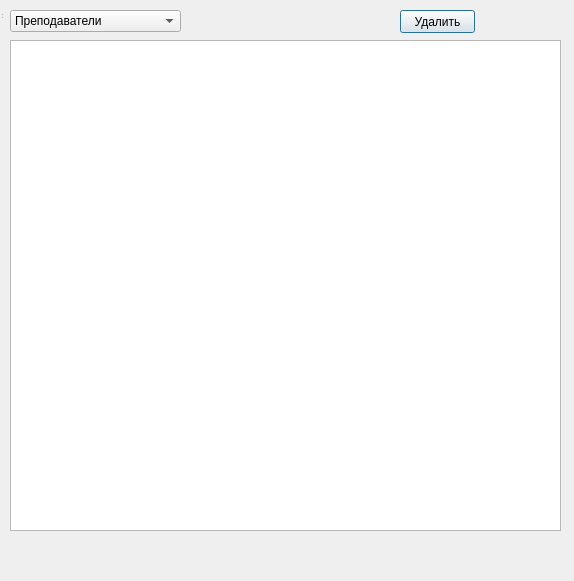
<?xml version="1.0" encoding="UTF-8"?>
<ui version="4.0">
 <class>WindowChange</class>
 <widget class="QDialog" name="WindowChange">
  <property name="geometry">
   <rect>
    <x>0</x>
    <y>0</y>
    <width>574</width>
    <height>581</height>
   </rect>
  </property>
  <property name="sizePolicy">
   <sizepolicy hsizetype="Fixed" vsizetype="Fixed">
    <horstretch>0</horstretch>
    <verstretch>0</verstretch>
   </sizepolicy>
  </property>
  <property name="minimumSize">
   <size>
    <width>574</width>
    <height>581</height>
   </size>
  </property>
  <property name="maximumSize">
   <size>
    <width>574</width>
    <height>581</height>
   </size>
  </property>
  <property name="windowTitle">
   <string>Доп. таблицы</string>
  </property>
  <widget class="QWidget" name="centralwidget" native="true">
   <property name="geometry">
    <rect>
     <x>0</x>
     <y>0</y>
     <width>561</width>
     <height>541</height>
    </rect>
   </property>
   <property name="sizePolicy">
    <sizepolicy hsizetype="Minimum" vsizetype="Minimum">
     <horstretch>0</horstretch>
     <verstretch>0</verstretch>
    </sizepolicy>
   </property>
   <property name="minimumSize">
    <size>
     <width>561</width>
     <height>541</height>
    </size>
   </property>
   <property name="maximumSize">
    <size>
     <width>561</width>
     <height>541</height>
    </size>
   </property>
   <widget class="QTableWidget" name="tableWidget">
    <property name="geometry">
     <rect>
      <x>10</x>
      <y>40</y>
      <width>551</width>
      <height>491</height>
     </rect>
    </property>
   </widget>
   <widget class="QComboBox" name="comboBox">
    <property name="geometry">
     <rect>
      <x>10</x>
      <y>10</y>
      <width>171</width>
      <height>22</height>
     </rect>
    </property>
    <item>
     <property name="text">
      <string>Преподаватели</string>
     </property>
    </item>
    <item>
     <property name="text">
      <string>Дисциплины</string>
     </property>
    </item>
    <item>
     <property name="text">
      <string>Доп. обязанности</string>
     </property>
    </item>
    <item>
     <property name="text">
      <string>Взвода</string>
     </property>
    </item>
    <item>
     <property name="text">
      <string>Учебные сборы</string>
     </property>
    </item>
   </widget>
   <widget class="QPushButton" name="deleteButton">
    <property name="geometry">
     <rect>
      <x>400</x>
      <y>10</y>
      <width>75</width>
      <height>23</height>
     </rect>
    </property>
    <property name="text">
     <string>Удалить</string>
    </property>
   </widget>
  </widget>
  <widget class="QStatusBar" name="statusbar">
   <property name="geometry">
    <rect>
     <x>0</x>
     <y>0</y>
     <width>3</width>
     <height>20</height>
    </rect>
   </property>
  </widget>
 </widget>
 <resources/>
 <connections/>
</ui>
